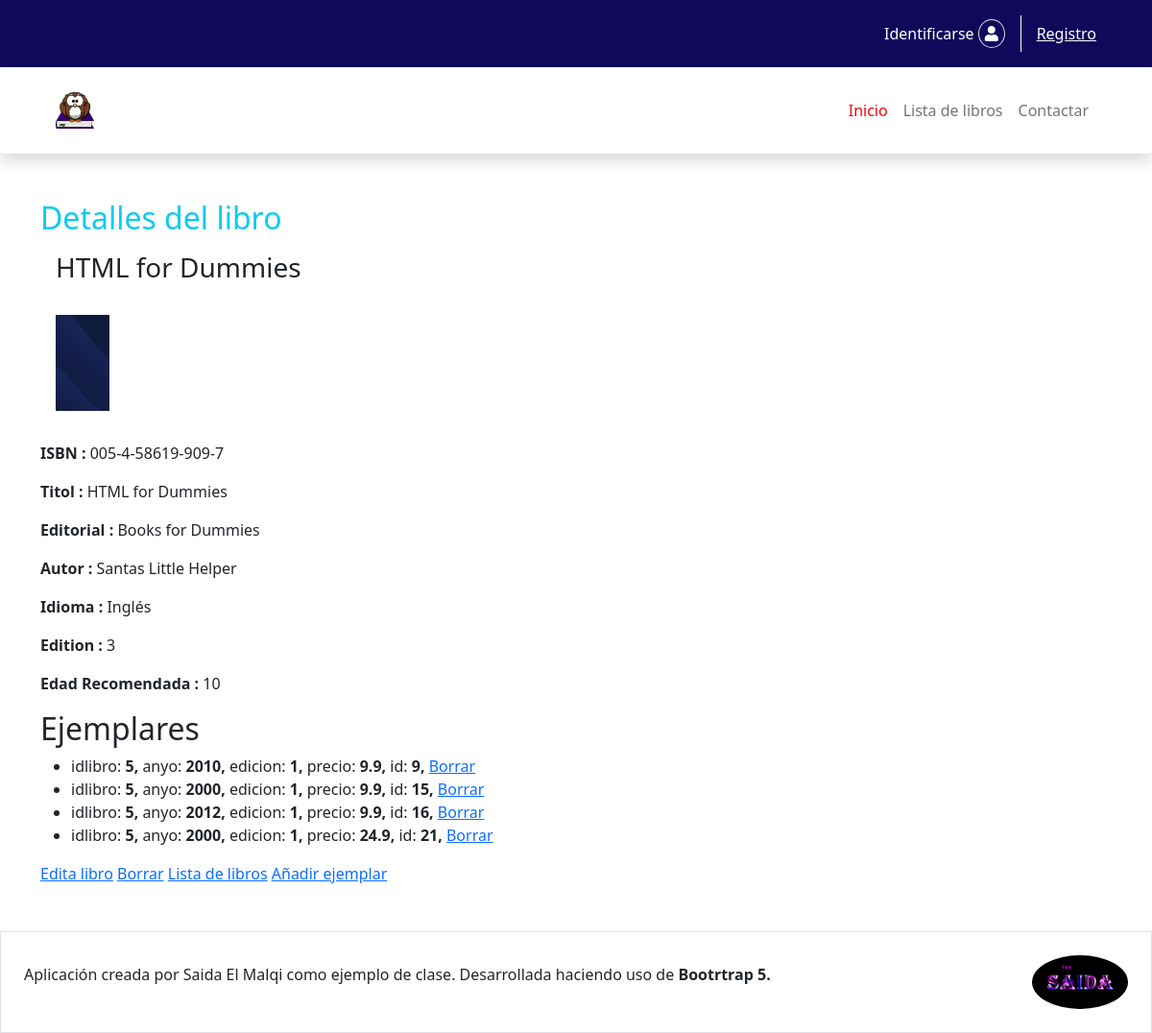
/libro/show/5, run on the app's committed database.
### tables this page shows
CREATE TABLE libros (
  id INT(11) NOT NULL AUTO_INCREMENT PRIMARY KEY,
  isbn CHAR(17) NOT NULL UNIQUE KEY,
  titulo VARCHAR(64) NOT NULL,
  editorial VARCHAR(64) NOT NULL,
  idioma VARCHAR(64) NOT NULL DEFAULT 'Castellano',
  autor VARCHAR(256) NOT NULL,
  ediciones INT(11) NOT NULL DEFAULT 1,
  edadrecomendada INT DEFAULT 0,
  imagen varchar (512) null default null
);

CREATE TABLE ejemplares (
  id INT(11) NOT NULL AUTO_INCREMENT PRIMARY KEY,
  idlibro INT(11) NOT NULL,
  anyo INT(11) NOT NULL COMMENT 'Año de edición',
  edicion INT(11) NOT NULL DEFAULT 1 COMMENT 'Número de edición',
  precio FLOAT NOT NULL DEFAULT 0,

   
  FOREIGN KEY (idlibro) REFERENCES libros(id) 
	ON UPDATE CASCADE ON DELETE CASCADE
);

### controllers/LibroController.php (called while the page is built, shortened)
<?php
class LibroController{
    public function show(int $id=0){
       $libro=Libro::getById($id);
      $ejemplares =$libro->getEjemplares();
        include 'view/libro/detalles.php';
    }
}

### controllers/FrontController.php (called while the page is built, shortened)
<?php
class FrontController{
    public static function main(){
        try{
            $m = empty($_GET['m'])?
            DEFAULT_METHOD: DB::escape($_GET['m']);
            $p = empty($_GET['p'])? false: DB::escape($_GET['p']);
               $controlador = new $c();
              $controlador->$m($p);
        }catch(Throwable $e){
            $mensaje =$e->getMessage();
            if(DEBUG){
                $mensaje .="<br>En fichero <br>".$e->getFile()."</b>";
                $mensaje .="<br>En linea: <br>".$e->getLine()."</b>";
            }
            include 'view/error.php';
        }
    }
}

### index.php (called while the page is built, shortened)
<?php
     require_once 'config/config.php';
     require_once 'libraries/autoload.php';
     FrontController::main();

### config/config.php (called while the page is built, shortened)
<?php
    $classmap = ['model', 'libraries','view','controllers','templates'];

### libraries/autoload.php (called while the page is built, shortened)
<?php
function load(string $clase){
    global $classmap;
    foreach ($classmap as $directorio){
        $ruta = "$directorio/$clase.php";
        if(is_readable($ruta)){
            break;
        }
    }
}

### libraries/DB.php (called while the page is built, shortened)
<?php
class DB{
    private static $conexion = null;
    public static function get():mysqli{
        if(!self::$conexion){
            self::$conexion = @new mysqli(DB_HOST,DB_USER,DB_PASS,DB_NAME);
                self::$conexion->set_charset(DB_CHARSET);
        }
        return self::$conexion;
    }
    public static function select(string $consulta, string $class='stdClass'){
        $resultado = self::get()->query($consulta);
        $objecto = $resultado->fetch_object($class);
        return $objecto;
    }
    public static function selectAll(string $consulta, string $class='stdClass'):array{
        $resultado = self::get()->query($consulta);
        $objectos = [];
        while($r =$resultado->fetch_object($class))
            $objectos[]=$r;
            return $objectos;
    }
}

### model/Libro.php (called while the page is built, shortened)
<?php
class Libro extends Model{
    public $id = 0,$isbn = '',$editorial ='',
    $idioma ='',$autor ='',$ediciones=0, $edadrecomendada = 0;
   public function getEjemplares():array{
        $consulta = "SELECT * FROM ejemplares WHERE idlibro= $this->id";
        return DB::selectAll($consulta,'Ejemplare');
    }
}

### view/libro/detalles.php (the view, shortened to what this page needs)
<!doctype html>
<html lang="en">
<head>
<link rel="stylesheet" type="text/css" href="../../css/bootstrap.min.css">
<link rel="stylesheet" type="text/css" href="../../mypro/css/all.min.css">
<link rel="stylesheet" type="text/css" href="../../css/style.css">
</head>
<body>
    <div class="container">
        <h2 class="me-3 text-info w-4">Detalles del libro</h2>
        <h3 class="m-3"><?=$libro->titulo?></h3>
        <figure class="p-3">
           <?php
              echo $libro->imagen ? "<img height='100' src='/$libro->imagen' alt='$libro->titulo'>" :
                 "<img height='100' src='/img/libros/default.png' alt='$libro->titulo'>";
           ?>
        </figure>
        <p><b>ISBN : </b><?=$libro->isbn?></p>
        <p><b>Titol : </b><?=$libro->titulo?></p>
        <p><b>Editorial : </b><?=$libro->editorial?></p>
        <p><b>Autor : </b><?=$libro->autor?></p>
        <p><b>Idioma  : </b><?=$libro->idioma?></p>
        <p><b>Edition : </b><?=$libro->ediciones?></p>
        <p><b>Edad Recomendada : </b><?=$libro->edadrecomendada?></p>
        <h2>Ejemplares</h2>
          <?php
          if($ejemplares){
              echo "<ul>";
              foreach($ejemplares as $e)
                  echo "<li>$e<a href='/ejemplar/delete/$e->id'>Borrar</a></li>";
              echo "</ul>";
          }else{
              echo "<p>No tenemos ejemplares de este libro.</p>";
          }
          ?>
       <a href='/libro/edit/<?=$libro->id ?>'>Edita libro</a>
       <a href='/libro/delete/<?=$libro->id ?>'>Borrar</a>
       <a href='/libro/list'>Lista de libros</a>
       <a href='/ejemplar/create/<?=$libro->id ?>'>Añadir ejemplar</a>
  </div>
   </body>
   </html>

### model/Model.php (shortened to what this page needs)
<?php
class Model{
    public static function getById(int $id){
        $tabla = strtolower(get_called_class()).'s';
        $consulta = "SELECT * from $tabla where id = $id";
        return DB::select($consulta,get_called_class());
    }
    public function __toString():string {
        $texto ='';
        foreach($this as $propiedad=>$valor)
            $texto .= "$propiedad: <b>$valor, </b>";
        return rtrim($texto, ', ');
    }
}

### css/style.css (style rules this page uses)
body { min-height: 100vh; }

### data on the page
libros: titulo "HTML for Dummies", isbn "005-4-58619-909-7", editorial "Books for Dummies", autor "Santas Little Helper", idioma "Inglés", ediciones "3", edadrecomendada "10"
ejemplares: propiedad "idlibro", valor "5", propiedad "anyo", valor "2010", propiedad "edicion", valor "1", propiedad "precio", valor "9.9", propiedad "id", valor "9"
ejemplares: propiedad "idlibro", valor "5", propiedad "anyo", valor "2000", propiedad "edicion", valor "1", propiedad "precio", valor "9.9", propiedad "id", valor "15"
ejemplares: propiedad "idlibro", valor "5", propiedad "anyo", valor "2012", propiedad "edicion", valor "1", propiedad "precio", valor "9.9", propiedad "id", valor "16"
ejemplares: propiedad "idlibro", valor "5", propiedad "anyo", valor "2000", propiedad "edicion", valor "1", propiedad "precio", valor "24.9", propiedad "id", valor "21"
